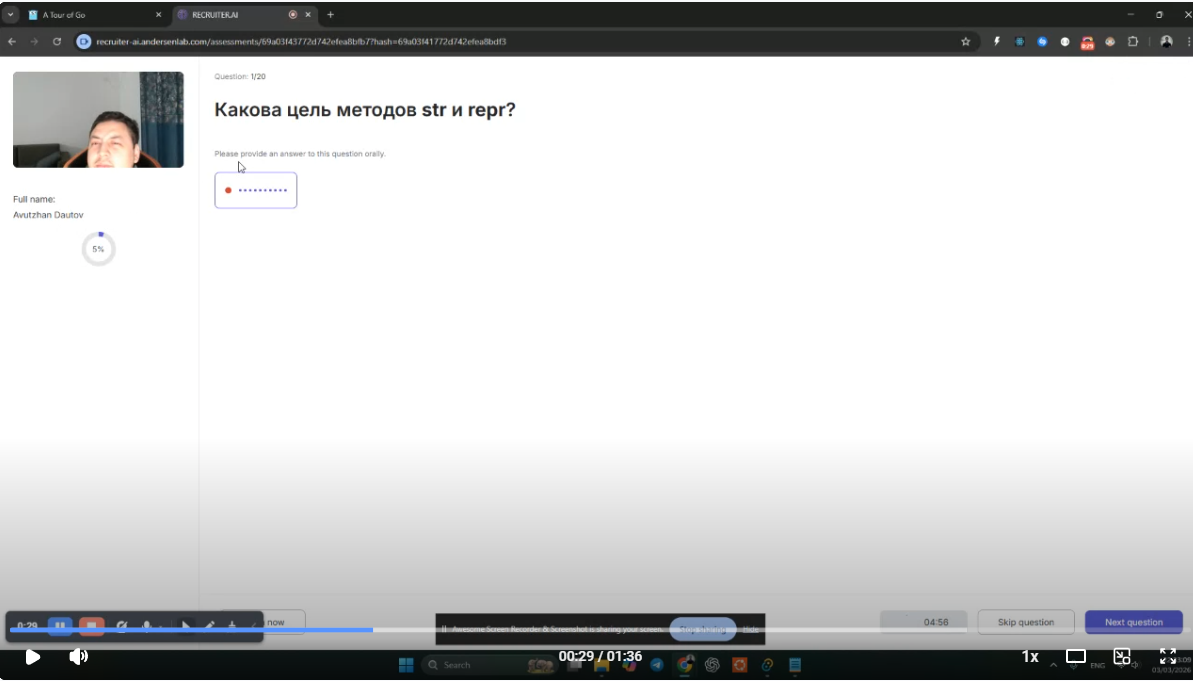
#> input picture test.png, 1193 x 681 px
$ python test_ocr.py
#> lines starting #> are read from the running program, lines starting #| are printed output that depends on the picture; after the words box and inside, x2 and y2 are one past the last pixel; in counts of white or black regions, pixels touching at a corner belong together
import pytesseract
import cv2

pytesseract.pytesseract.tesseract_cmd = r"C:\Program Files\Tesseract-OCR\tesseract.exe"

img = cv2.imread("test.png")
#> img is the input picture: shape (681, 1193, 3); mean B, G, R 209.8, 209.4, 208.9

gray = cv2.cvtColor(img, cv2.COLOR_BGR2GRAY)
gray = cv2.resize(gray, None, fx=2, fy=2)
#> gray: shape (1362, 2386)

_, thresh = cv2.threshold(gray, 150, 255, cv2.THRESH_BINARY)
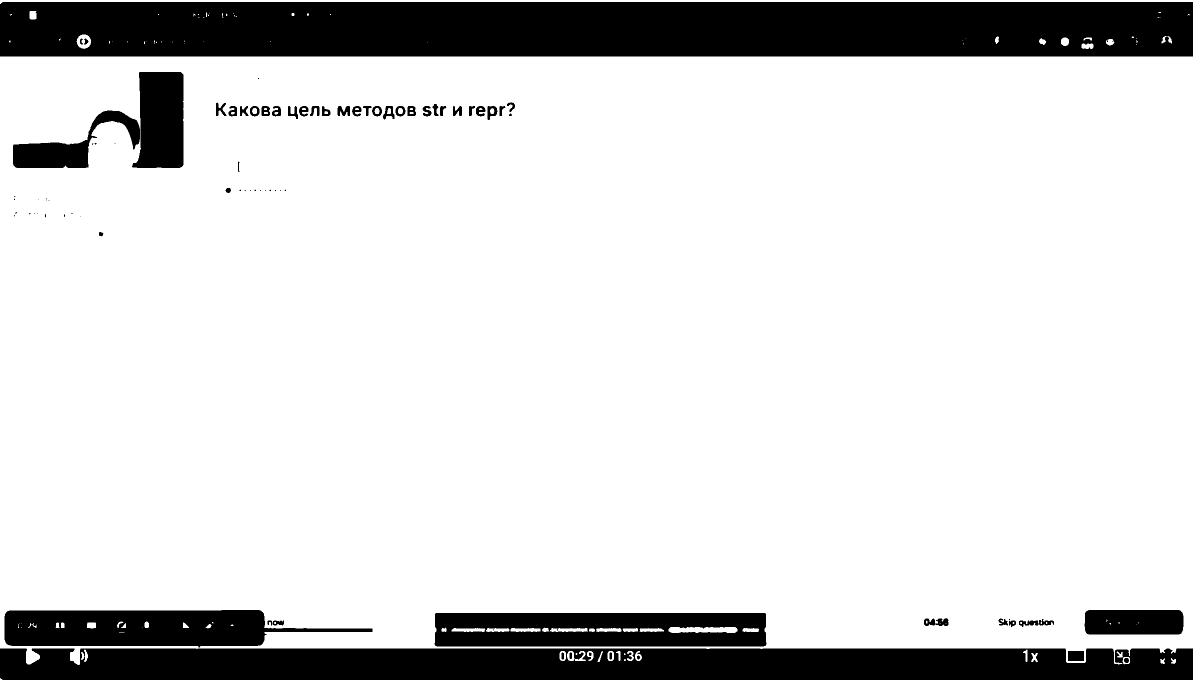
#> thresh: shape (1362, 2386) (shown at 1/2 size); 83.8% white; 87 black regions (33 under 20 px), largest, box (x1, y1, x2, y2) and area: (0, 4, 2386, 113) 257889, (0, 1297, 2386, 1360) 145140, (869, 1226, 1533, 1293) 40025

#> (the run stopped early here; a loop or call above may not have finished)
